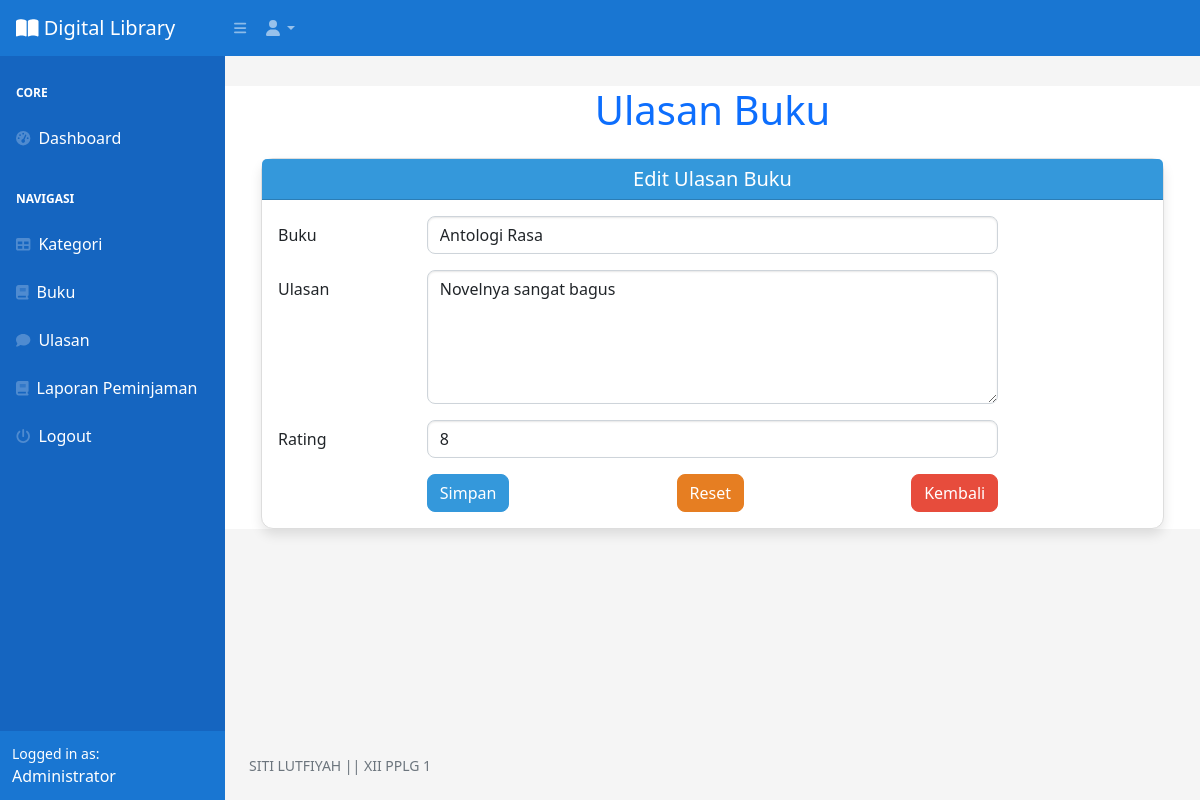
The app's page /index.php?page=ulasan_ubah&&id=2 (signed in) with its own data.
### tables this page shows
CREATE TABLE `ulasan` (
  `id_ulasan` int(11) NOT NULL,
  `id_user` int(11) DEFAULT NULL,
  `id_buku` int(11) DEFAULT NULL,
  `ulasan` text DEFAULT NULL,
  `rating` int(11) DEFAULT NULL
);

CREATE TABLE `buku` (
  `id_buku` int(11) NOT NULL,
  `id_kategori` int(11) DEFAULT NULL,
  `judul` varchar(255) DEFAULT NULL,
  `penulis` varchar(255) DEFAULT NULL,
  `penerbit` varchar(255) DEFAULT NULL,
  `tahun_terbit` varchar(255) DEFAULT NULL,
  `deskripsi` text DEFAULT NULL
);

### ulasan_ubah.php (the view, shortened to what this page needs)
<!DOCTYPE html>
<html lang="en">
<head>
    <link rel="stylesheet" href="https://stackpath.bootstrapcdn.com/bootstrap/5.2.0/css/bootstrap.min.css">
</head>
<body>
    <div class="container">
        <h1 class="mt-4 mb-4 text-center text-primary">Ulasan Buku</h1>
        <div class="card">
            <div class="card-header text-center">
                <h5 class="mb-0">Edit Ulasan Buku</h5>
            </div>
            <div class="card-body">
                <form method="post">
                    <?php
                        $id = $_GET['id'];
                        $query = mysqli_query($koneksi, "SELECT * FROM ulasan WHERE id_ulasan=$id");
                        $data = mysqli_fetch_array($query);
                    ?>
                    <div class="row mb-3">
                        <label for="id_buku" class="col-md-2 col-form-label">Buku</label>
                        <div class="col-md-8">
                            <select name="id_buku" id="id_buku" class="form-control">
                                <?php
                                    $buk = mysqli_query($koneksi, "SELECT * FROM buku");
                                    while($buku = mysqli_fetch_array($buk)) {
                                        ?>
                                        <option <?php if($data['id_buku'] == $buku['id_buku']) echo 'selected'; ?> value="<?php echo $buku['id_buku']; ?>"><?php echo $buku['judul']; ?></option>
                                        <?php
                                    }
                                ?>
                            </select>
                        </div>
                    </div>
                    <div class="row mb-3">
                        <label for="ulasan" class="col-md-2 col-form-label">Ulasan</label>
                        <div class="col-md-8">
                            <textarea name="ulasan" id="ulasan" rows="5" class="form-control"><?php echo $data['ulasan']; ?></textarea>
                        </div>
                    </div>
                    <div class="row mb-3">
                        <label for="rating" class="col-md-2 col-form-label">Rating</label>
                        <div class="col-md-8">
                            <select name="rating" id="rating" class="form-control">
                                <?php
                                    for($i = 1; $i <= 10; $i++) {
                                        ?>
                                        <option <?php if($data['rating'] == $i) echo 'selected'; ?>><?php echo $i; ?></option>
                                        <?php
                                    }
                                ?>
                            </select>
                        </div>
                    </div>
                    <div class="row">
                        <div class="col-md-2"></div>
                        <div class="col-md-8 d-flex justify-content-between">
                            <button type="submit" class="btn btn-primary-custom" name="submit" value="submit">Simpan</button>
                            <button type="reset" class="btn btn-secondary-custom">Reset</button>
                            <a href="?page=ulasan" class="btn btn-danger-custom">Kembali</a>
                        </div>
                    </div>
                </form>
            </div>
        </div>
    </div>
</body>
</html>

### ulasan_ubah.php (style rules this page uses)
body { background-color: #f5f5f5; }
.card { border-radius: 12px; border: 1px solid #ddd; box-shadow: 0 6px 12px rgba(0, 0, 0, 0.1); background-color: #ffffff; }
.card-header { background-color: #3498db; color: #ffffff; border-top-left-radius: 12px; border-top-right-radius: 12px; }
.btn-primary-custom { background-color: #3498db; border-color: #3498db; color: #ffffff; border-radius: 8px; }
.btn-secondary-custom { background-color: #e67e22; border-color: #e67e22; color: #ffffff; border-radius: 8px; }
.btn-danger-custom { background-color: #e74c3c; border-color: #e74c3c; color: #ffffff; border-radius: 8px; }
.form-control { border-radius: 8px; box-shadow: inset 0 1px 2px rgba(0, 0, 0, 0.1); }
.container { margin-top: 30px; }

### records on screen
ulasan: id_buku "Antologi Rasa", ulasan "Novelnya sangat bagus", rating "8"

### other values on screen
$_SESSION['user']['nama'] "Administrator"
